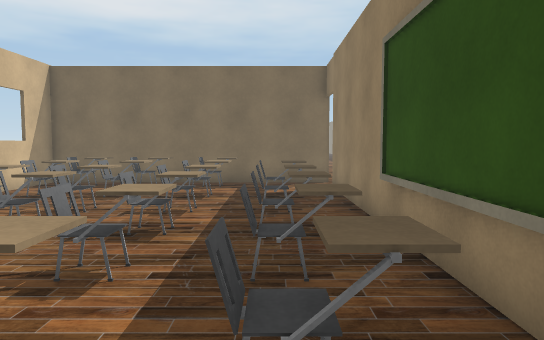
view 1 (above)

21 first-person views from a walk through a Unity game level. The camera is 1.5 m above the floor, tilts 4° down and sees 70° across. Doors are open. The floor is counted in squares, 1 m on a side. Each view is taken from the middle of a square. On the plan, view 1 faces up. The plan holds only what a view shows up to about 17 squares ahead; the rest is blank. The place goes on beyond the plan. The player character is not drawn.

view 2
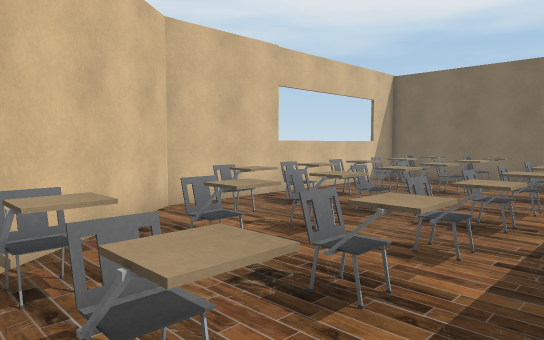

view 3
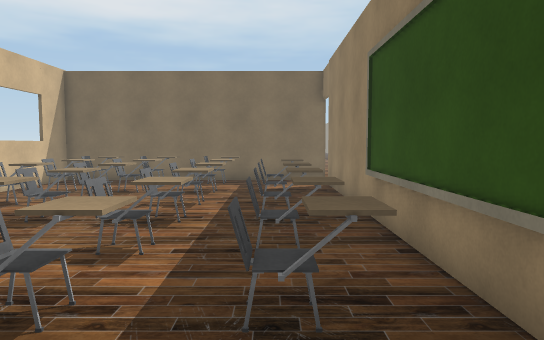

view 4
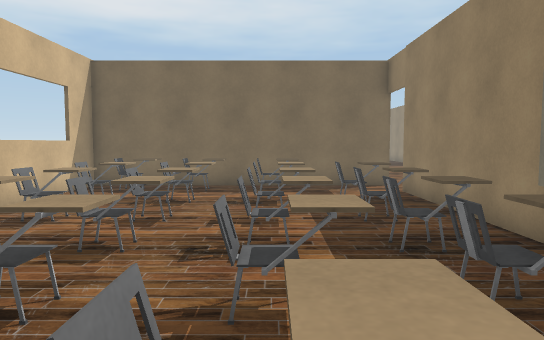

view 5
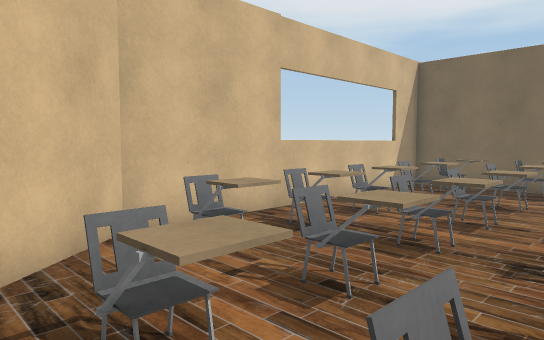

view 6
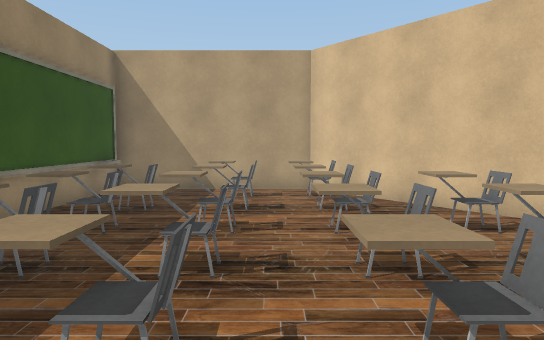

view 7
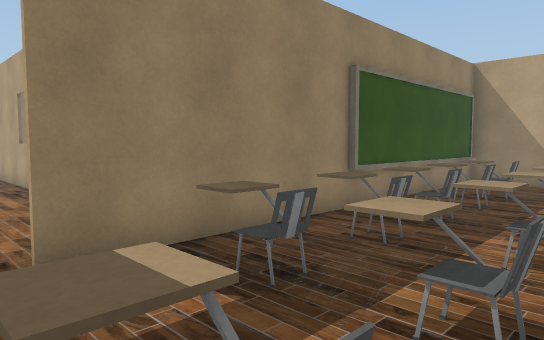

view 8
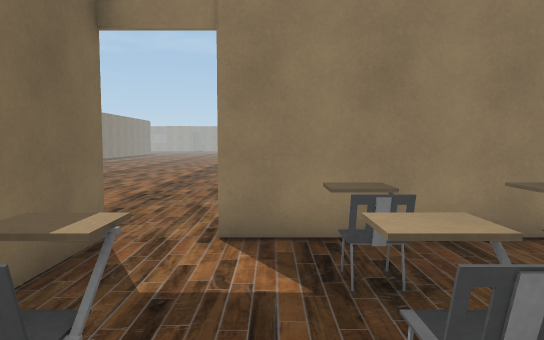

view 9
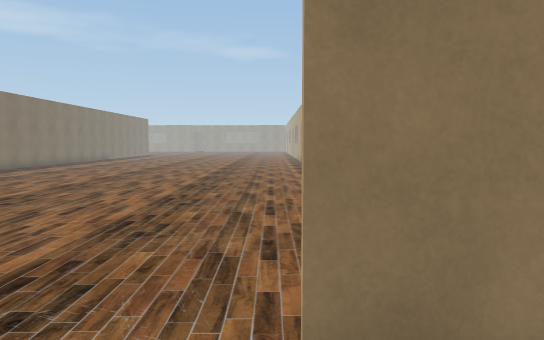

view 10
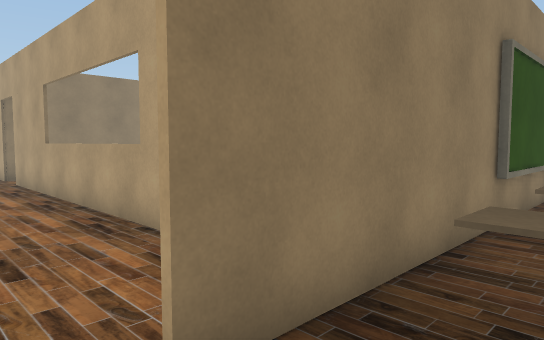

view 11
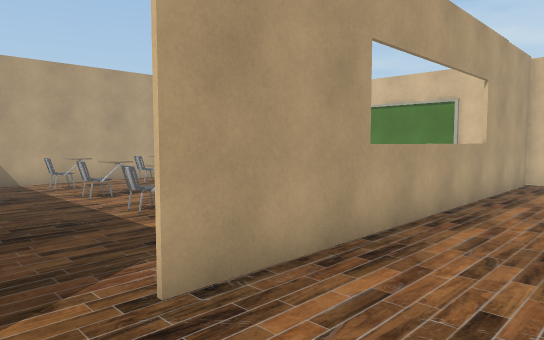

view 12
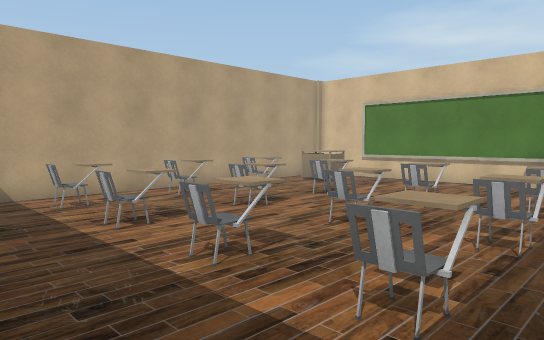

view 13
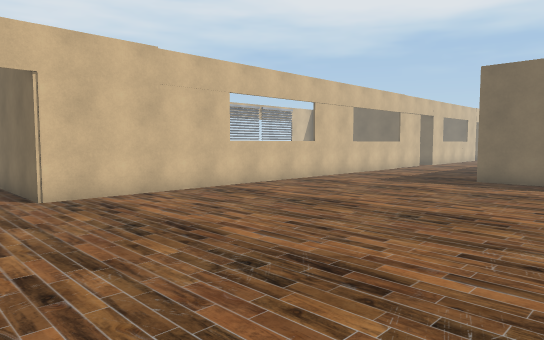

view 14
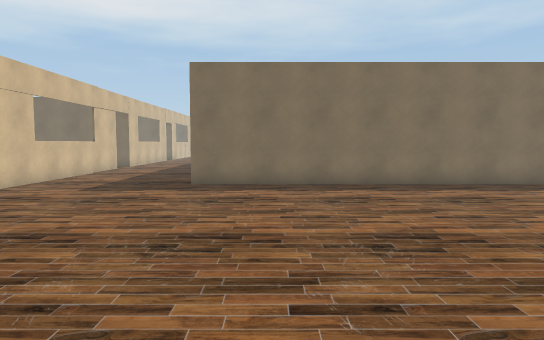

view 15
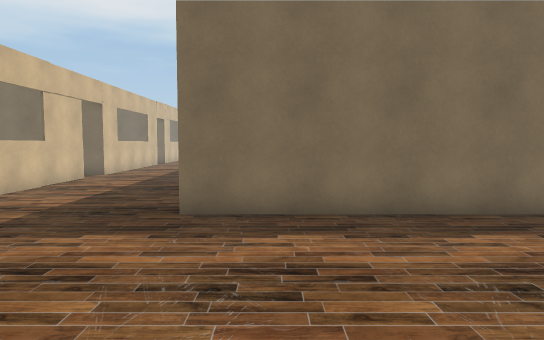

view 16
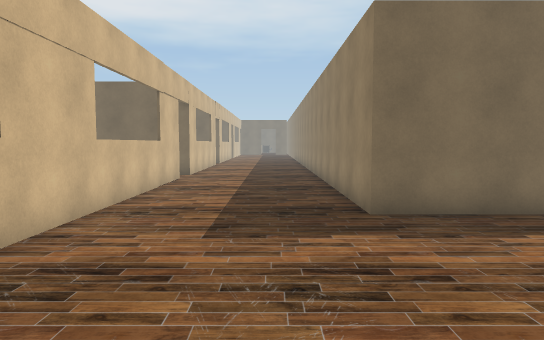

view 17
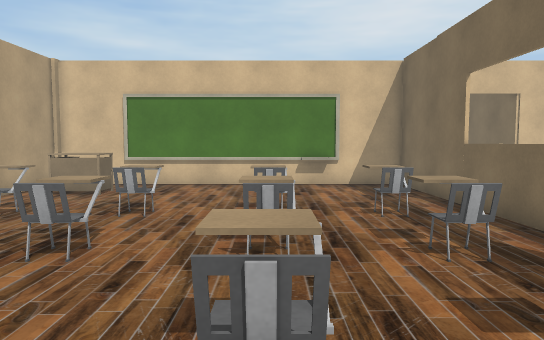

view 18
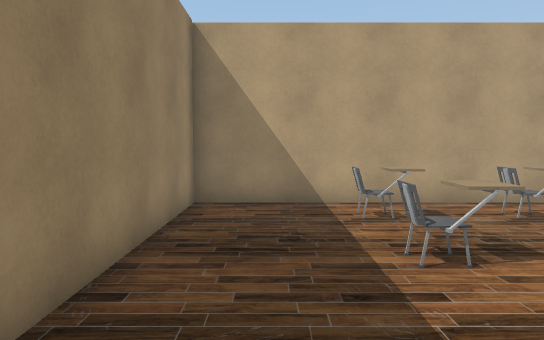

view 19
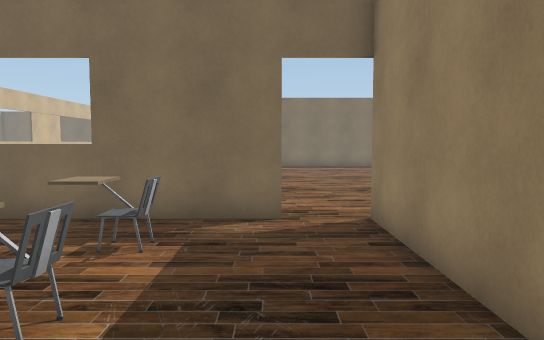

view 20
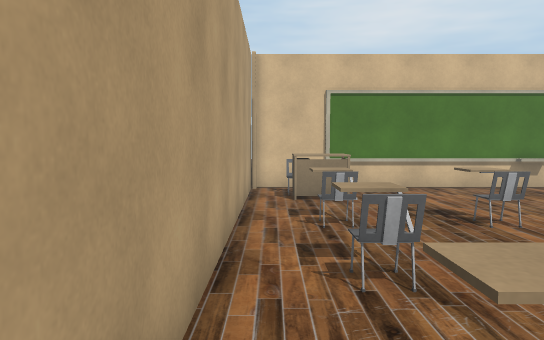

view 21
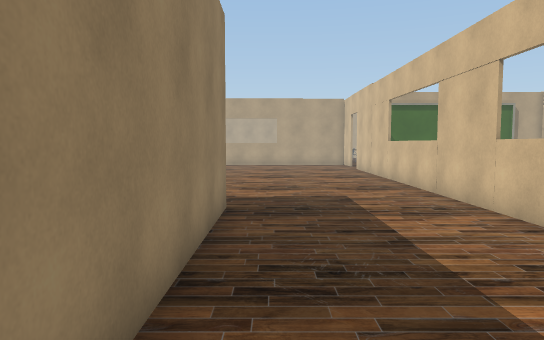

### Floor plan
Ten units are one square. View 1 is at (0, 0); x grows to the right and y downward. Boxes are objects, and circles mark ways between rooms. Rooms are numbered by the first view taken in them; rooms with no view inside come last. Other rooms are left out.
<svg viewBox="-88 -376 278 398">
<path fill="none" stroke="#000" d="M18 -2 18 -66M22 -147 -83 -147 -83 -38 -41 17 20 17 20 -129M16 8 16 -2M185 -281 81 -281 81 -371M21 -107 162 -107M180 -107 185 -107M22 -362 22 -147M162 -106 21 -106M22 -112 22 17 180 17 180 -107M23 -81 23 -70"/>
<rect x="-75" y="-55" width="20" height="20" fill="#bbb"><title>chair</title></rect>
<rect x="-75" y="-95" width="20" height="20" fill="#bbb"><title>chair</title></rect>
<rect x="-75" y="-115" width="20" height="10" fill="#bbb"><title>chair</title></rect>
<rect x="-75" y="-145" width="20" height="20" fill="#bbb"><title>chair</title></rect>
<rect x="-65" y="-65" width="10" height="10" fill="#bbb"><title>chair</title></rect>
<rect x="-55" y="-55" width="20" height="20" fill="#bbb"><title>chair</title></rect>
<rect x="-55" y="-75" width="10" height="10" fill="#bbb"><title>chair</title></rect>
<rect x="-55" y="-95" width="20" height="20" fill="#bbb"><title>chair</title></rect>
<rect x="-55" y="-115" width="20" height="10" fill="#bbb"><title>chair</title></rect>
<rect x="-55" y="-145" width="20" height="20" fill="#bbb"><title>chair</title></rect>
<rect x="-45" y="-5" width="10" height="10" fill="#bbb"><title>chair</title></rect>
<rect x="-45" y="-25" width="10" height="10" fill="#bbb"><title>chair</title></rect>
<rect x="-25" y="-5" width="10" height="10" fill="#bbb"><title>chair</title></rect>
<rect x="-25" y="-25" width="10" height="10" fill="#bbb"><title>chair</title></rect>
<rect x="-25" y="-55" width="20" height="20" fill="#bbb"><title>chair</title></rect>
<rect x="-25" y="-75" width="20" height="20" fill="#bbb"><title>chair</title></rect>
<rect x="-25" y="-95" width="20" height="20" fill="#bbb"><title>chair</title></rect>
<rect x="-25" y="-115" width="20" height="10" fill="#bbb"><title>chair</title></rect>
<rect x="-25" y="-145" width="20" height="20" fill="#bbb"><title>chair</title></rect>
<rect x="-5" y="-25" width="20" height="10" fill="#bbb"><title>chair</title></rect>
<rect x="-5" y="-55" width="20" height="20" fill="#bbb"><title>chair</title></rect>
<rect x="-5" y="-75" width="20" height="20" fill="#bbb"><title>chair</title></rect>
<rect x="-5" y="-95" width="20" height="20" fill="#bbb"><title>chair</title></rect>
<rect x="-5" y="-115" width="20" height="10" fill="#bbb"><title>chair</title></rect>
<rect x="25" y="-5" width="10" height="10" fill="#bbb"><title>other object</title></rect>
<rect x="35" y="-15" width="20" height="20" fill="#bbb"><title>table</title></rect>
<rect x="65" y="-5" width="20" height="10" fill="#bbb"><title>chair</title></rect>
<rect x="65" y="-35" width="20" height="10" fill="#bbb"><title>chair</title></rect>
<rect x="65" y="-65" width="20" height="10" fill="#bbb"><title>chair</title></rect>
<rect x="65" y="-95" width="20" height="20" fill="#bbb"><title>chair</title></rect>
<rect x="95" y="-5" width="20" height="10" fill="#bbb"><title>chair</title></rect>
<rect x="95" y="-35" width="20" height="10" fill="#bbb"><title>chair</title></rect>
<rect x="95" y="-65" width="20" height="10" fill="#bbb"><title>chair</title></rect>
<rect x="105" y="-85" width="10" height="10" fill="#bbb"><title>chair</title></rect>
<rect x="125" y="-5" width="20" height="10" fill="#bbb"><title>chair</title></rect>
<rect x="125" y="-35" width="20" height="10" fill="#bbb"><title>chair</title></rect>
<rect x="125" y="-65" width="20" height="10" fill="#bbb"><title>chair</title></rect>
<rect x="125" y="-95" width="20" height="20" fill="#bbb"><title>chair</title></rect>
<circle cx="20" cy="-135" r="3" fill="#2a7"/>
<circle cx="175" cy="-110" r="3" fill="#2a7"/>
<text x="-30" y="-70">1</text>
<text x="100" y="-220">2</text>
<text x="100" y="-50">3</text>
</svg>
Room 1 opens to room 2. Room 2 opens to room 3.

Where each view was taken, in squares from view 1:
view 1: 0 up, 0 right, facing up
view 2: 1 down, 0 right, facing up-left
view 3: 1 down, 0 right, facing up
view 4: 1 up, 2 left, facing up
view 5: 1 up, 2 left, facing up-left
view 6: 11 up, 3 left, facing down
view 7: 14 up, 3 left, facing down-right
view 8: 12 up, 4 left, facing right
view 9: 13 up, 0 right, facing right
view 10: 14 up, 0 right, facing down-right
view 11: 14 up, 18 right, facing down-left
view 12: 10 up, 17 right, facing down-left
view 13: 12 up, 13 right, facing up-left
view 14: 14 up, 11 right, facing up
view 15: 20 up, 10 right, facing up
view 16: 20 up, 6 right, facing up
view 17: 6 up, 16 right, facing left
view 18: 8 up, 16 right, facing down
view 19: 3 up, 16 right, facing up
view 20: 1 down, 15 right, facing left
view 21: 37 up, 7 right, facing down
